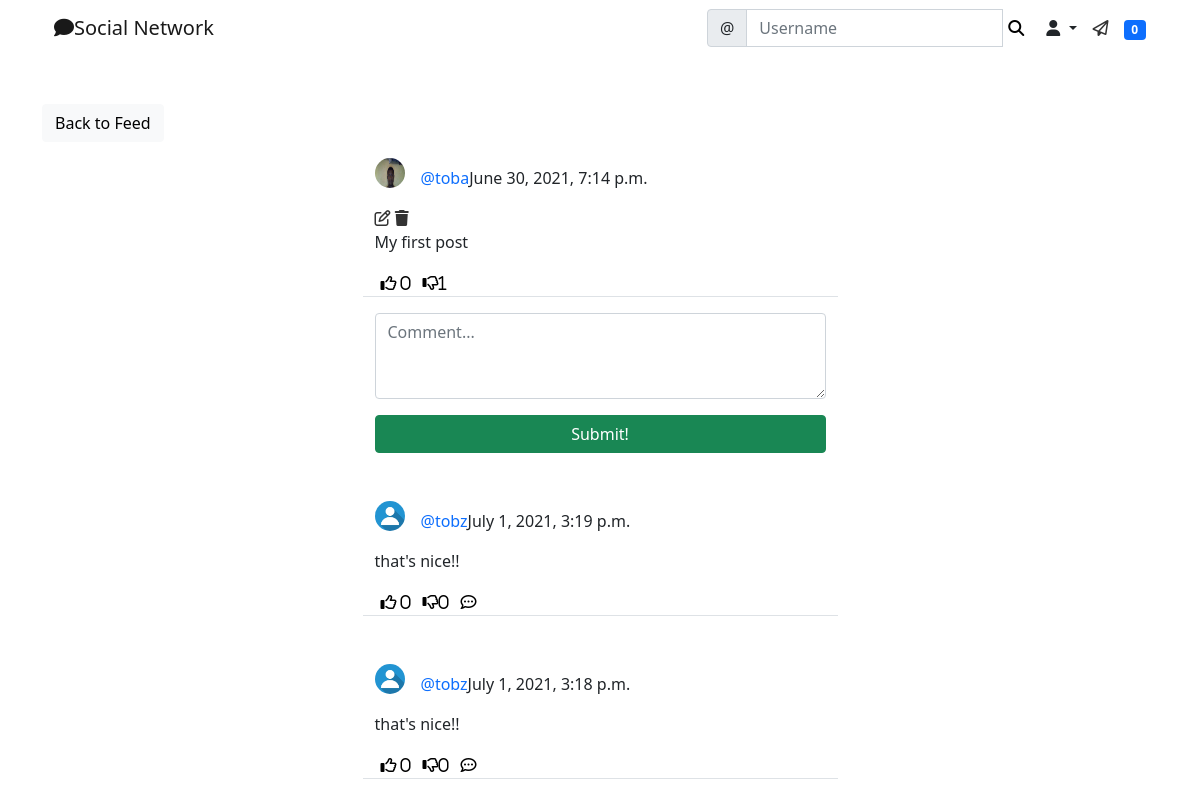
/social/post/1/ (signed in), run on an earlier commit of the app's database.
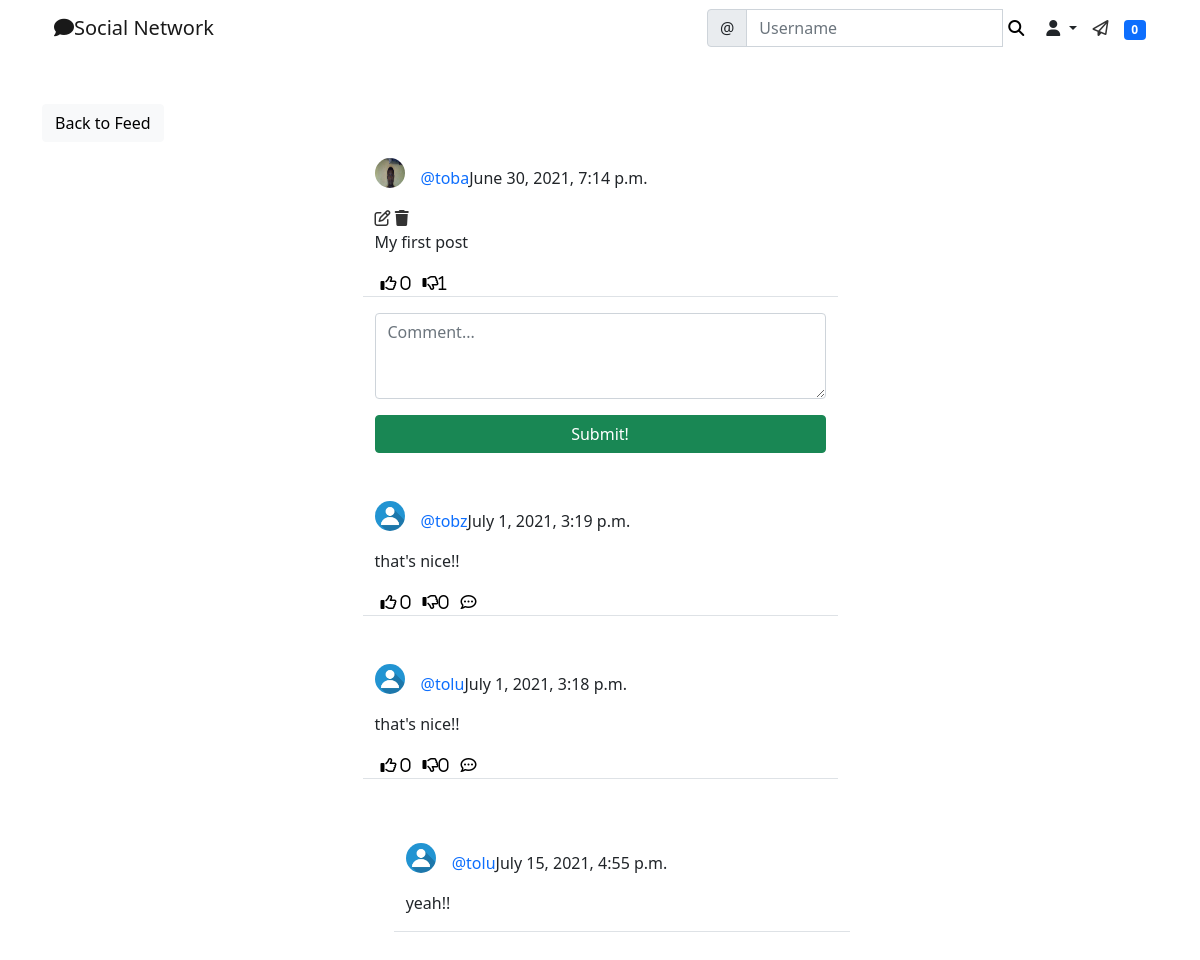
And on a later commit of the database.
### social/models.py (models this page shows)
class Comment(models.Model):
    comment = models.TextField()
    created_on = models.DateTimeField(default=timezone.now)
    author = models.ForeignKey(User, on_delete=models.CASCADE)
    post = models.ForeignKey('Post', on_delete=models.CASCADE)
    likes = models.ManyToManyField(User, blank=True, related_name='comment_likes')
    dislikes = models.ManyToManyField(User, blank=True, related_name='comment_dislikes')
    parent = models.ForeignKey('self', on_delete=models.CASCADE, blank=True, null=True, related_name='+')
    @property
    def children(self):
        return Comment.objects.filter(parent=self).order_by('-created_on').all()
    @property
    def is_parent(self):
        if self.parent is None:
            return True
        return False

class UserProfile(models.Model):
    user = models.OneToOneField(User, primary_key=True, verbose_name='user', related_name='profile', on_delete=models.CASCADE)
    name = models.CharField(max_length=30, blank=True, null=True)
    bio = models.TextField(max_length=500, blank=True, null=True)
    birth_date = models.DateField(blank=True, null=True)
    location = models.CharField(max_length=100, blank=True, null=True)
    picture = models.ImageField(upload_to='uploads/profile_pictures', default='uploads/profile_pictures/default.png', blank= True)
    followers = models.ManyToManyField(User, blank=True, related_name='followers')

### social/views.py (the view, shortened to what this page needs)
# urls.py: path('post/<int:pk>/', PostDetailView.as_view(), name='post-detail'),
class PostDetailView(LoginRequiredMixin, View):
    def get(self, request, pk, *args, **kwargs):
        post = Post.objects.get(pk=pk)
        form = CommentForm()
        comments = Comment.objects.filter(post= post).order_by('-created_on')
        context= {
            'post': post,
            'form': form,
            'comments': comments,
        }
        return render(request, 'social/post_detail.html', context)

### social/forms.py
class CommentForm(forms.ModelForm):
    comment = forms.CharField(
        label= '',
        widget= forms.Textarea(attrs={
            'rows': 3,
            'placeholder': 'Comment...'
        })
    )
    class Meta:
        model = Comment
        fields = ['comment']

### landing/templatetags/custom_tags.py (called while the page is built)
@register.inclusion_tag('social/show_notifications.html', takes_context=True)
def show_notifications(context):
    request_user = context['request'].user
    notifications = Notification.objects.filter(to_user=request_user).exclude(user_has_seen=True).order_by('-date')
    return {'notifications':notifications}

### social/templates/social/post_detail.html (shortened to what the changed rows need)
{% extends 'landing/base.html' %}
{% load crispy_forms_tags %}
{% load static %}
{% block content %}
<div class="container">
    {% for comment in comments %}
    {% if comment.is_parent %}
    <div class="row justify-content-center mt-3 mb-5">
        <div class="col-md-5 col-sm-12 border-bottom">
                <div>
                    <a href="{% url 'profile' comment.author.profile.pk %}">
                        <img class="rounded-circle post-img" height="30" width="30"
                        src="{{ comment.author.profile.picture.url }}" alt="profile picture">
                    </a>
                    <p class="post-text">
                        <a href="{% url 'profile' comment.author.profile.pk %}"
                        class="text-primary post-link">@{{ comment.author }}</a>{{ comment.created_on }}
                    </p>
                </div>
                <p>{{ comment.comment }}</p>
            <div class="d-flex flex-row">
                <form method="POST" action="{% url 'comment-like' post.pk comment.pk %}">
                    <button class="remove-default-btn" type="submit">
                        <i class="far fa-thumbs-up"> <span> {{ comment.likes.all.count }}</span></i>
                    </button>
                </form>
                <form method="POST" action="{% url 'comment-dislike' post.pk comment.pk %}">
                    <button class="remove-default-btn" type="submit">
                        <i class="far fa-thumbs-down">{{ comment.dislikes.all.count }}</i>
                    </button>
                </form>
                <div>
                    <button class="remove-default-btn"><i class="far fa-comment-dots"
                         onclick="commentReplyToggle('{{ comment.pk }}')"></i></button>
                </div>
            </div>
        </div>
    </div>
    {% for child_comment in comment.children %}
        <div class="row justify-content-center mt-3 mb-5 child-comment">
            <div class="col-md-5 col-sm-12 border-bottom">
                <p>
                    <div>
                        <a href="{% url 'profile' child_comment.author.profile.pk %}">
                            <img class="rounded-circle post-img" height="30" width="30"
                            src="{{ child_comment.author.profile.picture.url }}" alt="profile picture">
                        </a>
                        <p class="post-text">
                            <a href="{% url 'profile' child_comment.author.profile.pk %}"
                            class="text-primary post-link">@{{ child_comment.author }}</a>{{ child_comment.created_on }}
                        </p>
                    </div>
                </p>
                <p>{{ child_comment.comment }}</p>
            </div>
        </div>
    {% endfor %}
    {% endif %}
    {% endfor %}
</div>
{% endblock content %}

What changed in the data, as far as the page shows it:
changed Comment "July 1, 2021, 3:18 p.m.": author "tobz" → "tolu"
added Comment: author.profile.picture (placeholder picture), author "tolu", created_on "July 15, 2021, 4:55 p.m.", comment "yeah!!"
